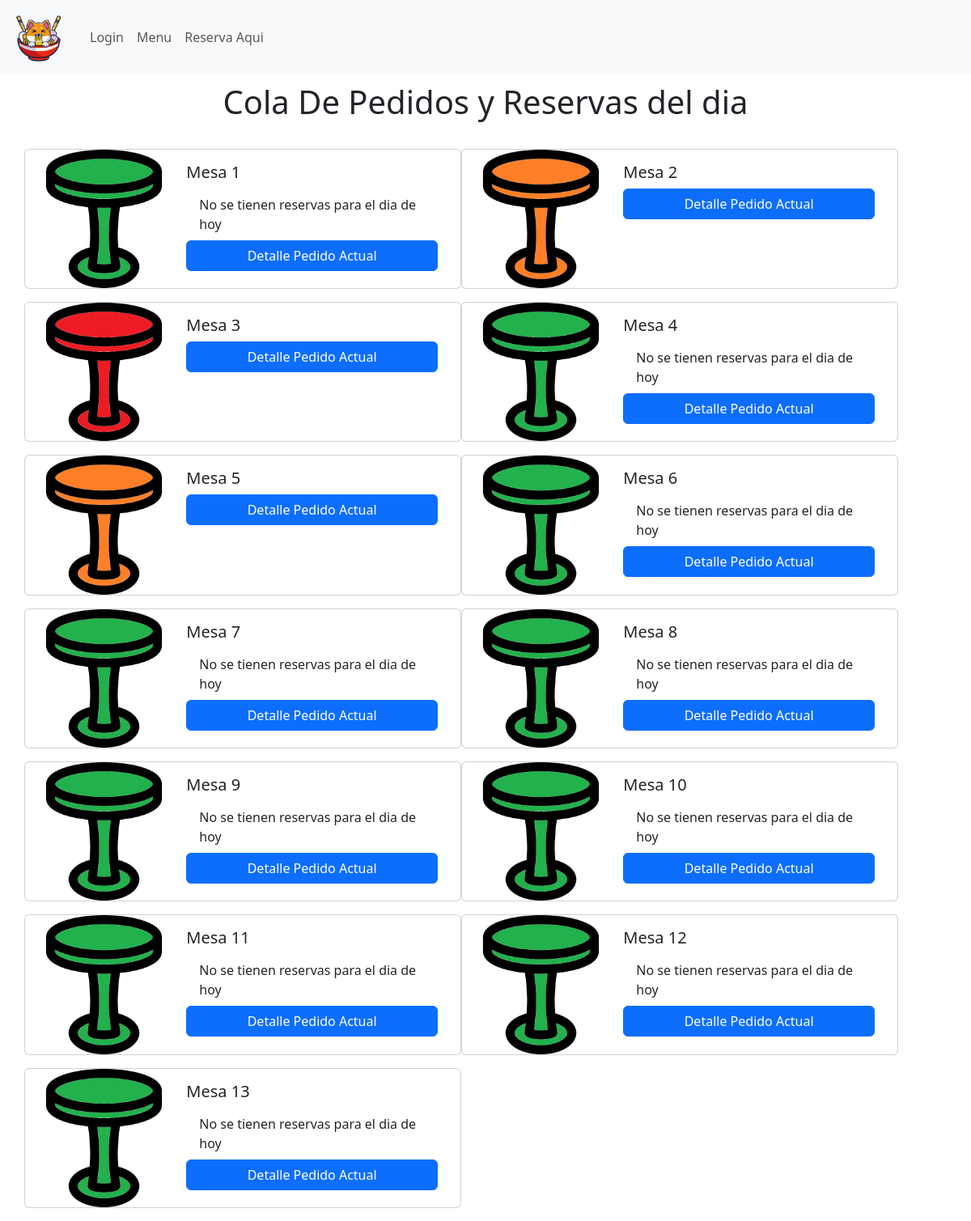
Page /pedidosingresadoscocina on the earlier database version.
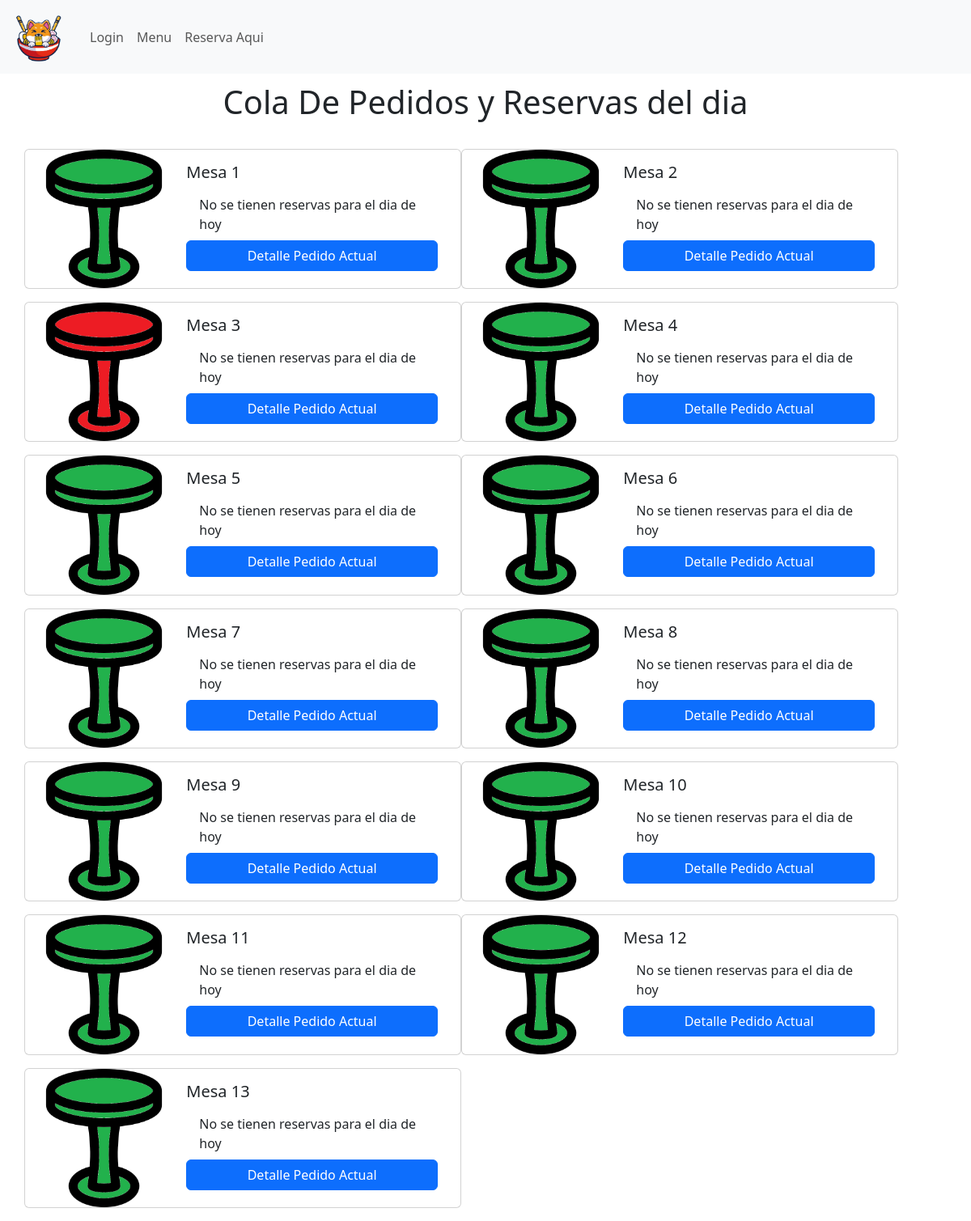
Same page on the later database version.
### appweb/models.py (models this page shows, shortened)
class Mesa (models.Model):
    ID_Mesa = models.AutoField(primary_key=True, help_text="Id de la mesa")
    Nombre_Mesa = models.CharField(max_length=10, help_text="Identificador de la mesa")
    Estado_Ocupado = models.BooleanField()
    Estado_Reservado = models.BooleanField()

### appweb/views.py (the view)
# urls.py: path('pedidosingresadoscocina',pedidosingresadoscocina,name='pedidosingresadoscocina'),
def pedidosingresadoscocina(request):
    mesaspedido =  Mesa.objects.all()
    pedidos =  Descripción_Pedidos.objects.all()
    reserv = Reserva_Mesa.objects.all()
    fecha_hoy = timezone.localtime(timezone.now()).date()
    data = {
        "Mesas": mesaspedido,
        "pedidos": pedidos,
        "reservas": reserv,
        "fecha_hoy":fecha_hoy
          }
    return render(request,"mantenedor/garzon/pedidosingresadoscocina.html",data)

### appweb/context_processor.py (called while the page is built)
def costo_total_carro(request):
    total=0
    if 'carro' in request.session:
        for key, value in request.session["carro"].items():
            total=total+(int(value["precio"]))
    return {"costo_total_carro":total}

### appweb/templates/mantenedor/garzon/pedidosingresadoscocina.html (shortened to what this page needs)
{% extends 'base.html' %}
{% block contenido %}
{% load static %}
<div class="container" style="height: 805px;">
    <div class="cont-profesionales col-lg-12 col-md-12 col-sm-12 col-xs-12">
        <h1 style="text-align: center; margin-top: 1%; margin-bottom: 3%;">Cola De Pedidos y Reservas del dia</h1>
        <div class="cont-listado row">
            {% for x in Mesas %}
            {% if x.ID_Mesa is 0  %}
            {% else %}
            <div class="card mb-3" style="max-width: 540px;">
                <div class="row g-0">
                    <div class="col-md-4">
                        {% if x.Estado_Ocupado %}
                        <img src="{% static 'image/mesaa.png' %}" class="img-fluid rounded-start" alt="...">
                        {% elif x.Estado_Reservado  %}
                        <img src="{% static 'image/mesab.png' %}" class="img-fluid rounded-start" alt="...">
                        {% else %}
                        <img src="{% static 'image/mesac.png' %}" class="img-fluid rounded-start" alt="...">
                        {% endif %}
                    </div>
                    <div class="col-md-8">
                        <div class="card-body">
                            <h5 class="card-title">{{ x.Nombre_Mesa }}</h5>
                            <ul class="list-group list-group-flush">
                            {% if  x.Estado_Reservado == 1 %}
                            {% for z in reservas %}
                            {% if z.fecha == fecha_hoy  %}
                            {% if z.ID_Mesa.ID_Mesa == x.ID_Mesa %}
                                <li class="list-group-item"> Reserva de {{z.nombre}} para {{z.cantidad_comensales}} comensales para las {{z.hora}} </li>
                              {% endif %}
                              {% endif %}
                              {% endfor %}
                            </ul>
                              {% else %}
                              <ul class="list-group list-group-flush">
                                <li class="list-group-item"> No se tienen reservas para el dia de hoy</li>
                              </ul>
                              {% endif %}
                              <div class="d-grid">
                              <button type="button" class="btn btn-primary btn-md" data-bs-toggle="modal" data-bs-target="#modal{{ forloop.counter }}">Detalle Pedido Actual</button>
                              </div>
                        </div>
                    </div>
                </div>
            </div>
            {% endif %}
            {% endfor %}
        </div>
    </div>
</div>
{% endblock %}

### appweb/templates/base.html (shortened to what this page needs)
<!DOCTYPE html>
<html lang="en">
<head>
  {% load static%}
  <link href="https://cdn.jsdelivr.net/npm/bootstrap@5.3.3/dist/css/bootstrap.min.css" rel="stylesheet">
  <link rel="stylesheet"  href="{% static 'design/design.css' %}">
  <link rel="stylesheet" href="https://cdnjs.cloudflare.com/ajax/libs/font-awesome/4.7.0/css/font-awesome.min.css">
</head>
<body>
<nav class="navbar navbar-expand-lg bg-body-tertiary">
  <div class="container-fluid">
    <a class="navbar-brand" href="{% url 'index' %}">
      <img class="logo" src="{% static 'image/TecnoFood.png' %}" alt="Logo" style="width:75px;height:65px;">
    </a>
    <div class="collapse navbar-collapse" id="navbarSupportedContent">
      <ul class="navbar-nav me-auto mb-2 mb-lg-0">
        {% if user.is_authenticated and user.is_staff == False %}
        <li class="nav-item">
          <a class="nav-link" href="#" role="button" data-bs-toggle="dropdown" aria-expanded="false">
            Bienvenido {{user.username}}
          </a>
        </li>
        <li class="nav-item">
          <a class="nav-link" href="#">Compra en Linea</a>
        </li>
        <li class="nav-item">
          <a class="nav-link" href="{% url 'reservamesa' %}">Reserva Aqui</a>
        </li>
        {% else %}
        <li class="nav-item">
          <a class="nav-link" href="{% url 'login' %}">Login</a>
        </li>
        <li class="nav-item">
          <a class="nav-link" href="{% url 'menu' %}">Menu</a>
        </li>
        <li class="nav-item">
          <a class="nav-link" href="{% url 'reservamesa' %}">Reserva Aqui</a>
        </li>
        {% endif %}
      </ul>
    </div>
  </div>
</nav>
  <main>
      {% block contenido %}
      {% endblock %}
  </main>
</body>
</html>

Differences in the rows shown:
changed Mesa "Mesa 2": Estado_Reservado: picture added; Estado_Reservado: picture removed; now shows "No se tienen reservas para el dia de hoy"
changed Mesa "Mesa 3": now shows "No se tienen reservas para el dia de hoy"
changed Mesa "Mesa 5": Estado_Reservado: picture added; Estado_Reservado: picture removed; now shows "No se tienen reservas para el dia de hoy"
